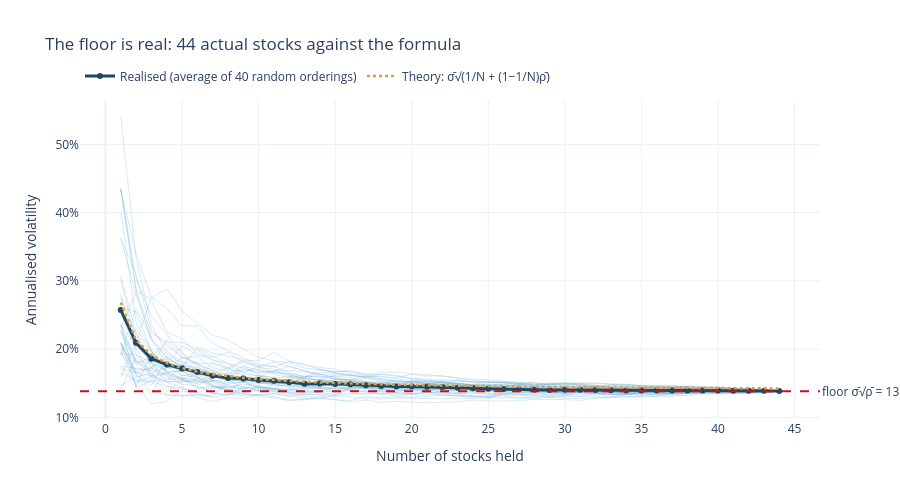

This figure's notebook cell:
### Code cell
# Does the theory hold on real data? Add stocks one at a time, in random order,
# and measure the volatility we actually realise.
rng = np.random.default_rng(3)
n_trials, max_n = 40, len(universe)
curves = np.full((n_trials, max_n), np.nan)

for t in range(n_trials):
    order = rng.permutation(universe)
    for n in range(1, max_n + 1):
        sub = returns[list(order[:n])]
        w = np.ones(n) / n
        curves[t, n-1] = annualise_vol(np.sqrt(w @ sub.cov().values @ w))

mean_curve = np.nanmean(curves, axis=0)
sigma_bar = annualise_vol(returns.std()).mean()
rho_bar = corr.values[offdiag].mean()
theory = sigma_bar * np.sqrt(1/np.arange(1, max_n+1) + (1 - 1/np.arange(1, max_n+1)) * rho_bar)
floor = sigma_bar * np.sqrt(rho_bar)

fig = go.Figure()
for t in range(n_trials):
    fig.add_trace(go.Scatter(x=np.arange(1, max_n+1), y=curves[t], mode="lines",
                             line=dict(color="rgba(95,168,211,0.25)", width=1),
                             showlegend=False, hoverinfo="skip"))
fig.add_trace(go.Scatter(x=np.arange(1, max_n+1), y=mean_curve, mode="lines+markers",
                         name="Realised (average of 40 random orderings)",
                         line=dict(color=AIRM_COLOURS[0], width=3)))
fig.add_trace(go.Scatter(x=np.arange(1, max_n+1), y=theory, mode="lines",
                         name="Theory: σ̄√(1/N + (1−1/N)ρ̄)",
                         line=dict(color=AIRM_COLOURS[3], width=2.5, dash="dot")))
fig.add_hline(y=floor, line=dict(color=AIRM_COLOURS[1], width=2, dash="dash"),
              annotation_text=f"floor σ̄√ρ̄ = {floor:.1%}", annotation_position="right")
fig.update_layout(title="The floor is real: 44 actual stocks against the formula",
                  template=AIRM_TEMPLATE, height=500,
                  xaxis_title="Number of stocks held", legend=dict(orientation="h", y=1.12),
                  yaxis=dict(title="Annualised volatility", tickformat=".0%"))
fig.show()

print(f"Average single-stock volatility : {sigma_bar:.1%}")
print(f"Average pairwise correlation    : {rho_bar:.3f}")
print(f"Predicted floor (σ̄√ρ̄)          : {floor:.1%}")
print(f"Realised with all {max_n} stocks     : {mean_curve[-1]:.1%}")
print(f"\nRisk reduction from 1 stock to {max_n}: {1 - mean_curve[-1]/mean_curve[0]:.0%}")
print(f"Of the theoretically available reduction, captured by 10 stocks: "
      f"{(mean_curve[0]-mean_curve[9])/(mean_curve[0]-floor):.0%}")
